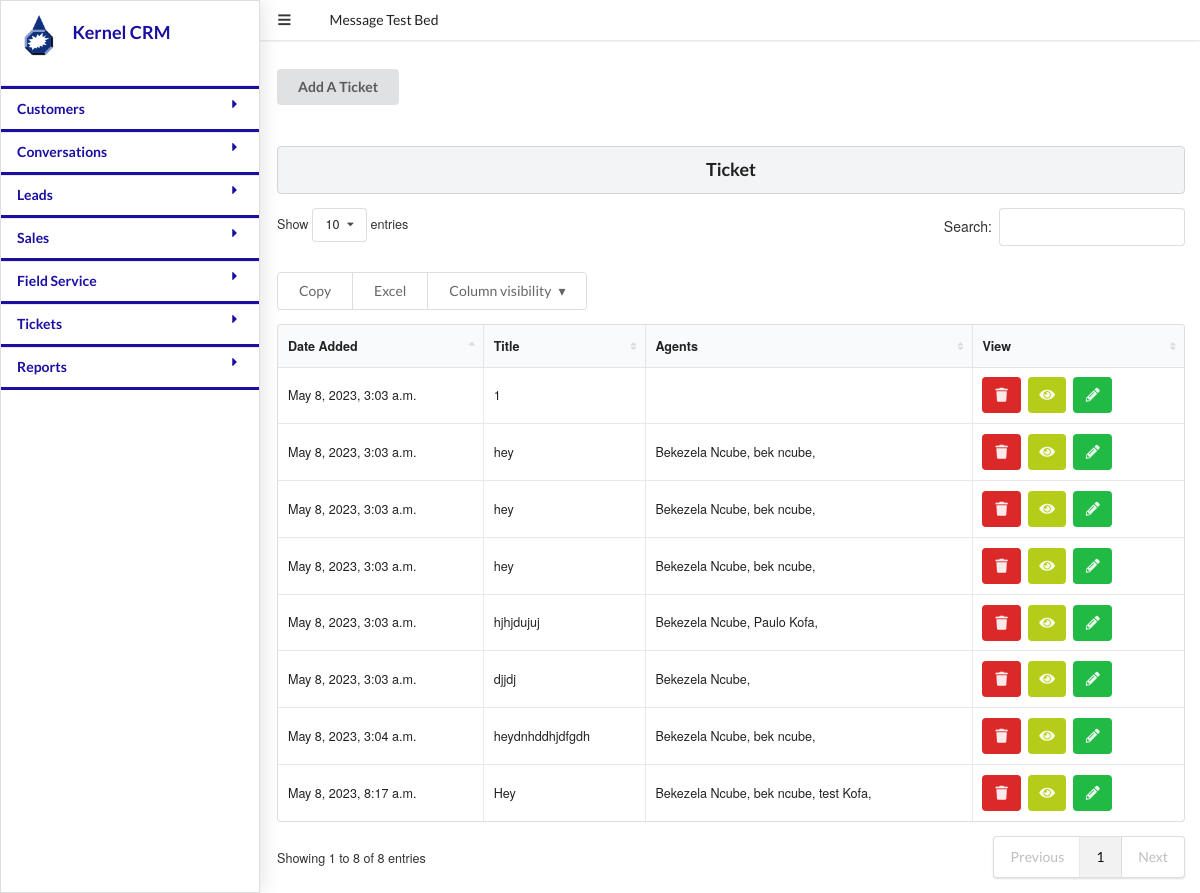
The page /tickets/all/ on the database its author committed.
### crmapp/models.py (models this page shows, shortened)
class Ticket(models.Model):
	date_added = models.DateTimeField(auto_now=True)
	tittle = models.CharField(max_length=20)
	agents = models.ManyToManyField(Agent)
	status =models.CharField(choices=ticket_status,max_length=20)
	department = models.ManyToManyField(Department)

class Persona(models.Model):
	first_name = models.CharField(max_length=200)
	last_name = models.CharField(max_length=200)
	email = models.CharField(max_length=200)
	phone = models.CharField(max_length=200)
	date_added = models.DateTimeField(auto_now=True)
	def __str__(self):
			return self.first_name +" "+ self.last_name

class Agent(Persona):
	user = models.ForeignKey(User , on_delete = models.CASCADE)
	staff_roles = models.CharField(choices = staff_roles,max_length=100)
	department = models.ForeignKey(Department, on_delete=models.PROTECT)

class Persona(models.Model):
	first_name = models.CharField(max_length=200)
	last_name = models.CharField(max_length=200)
	email = models.CharField(max_length=200)
	phone = models.CharField(max_length=200)
	date_added = models.DateTimeField(auto_now=True)
	def __str__(self):
			return self.first_name +" "+ self.last_name

### crmapp/views.py (the view)
# urls.py: path('tickets/<str:slug>/' ,views.Tickethandler,name='ticket_list'),
def Tickethandler(request,slug):
	template=loader.get_template('crmapp/ticket_list.html')
	if slug == "all":
		ticket_list=Ticket.objects.all()
	else:
		ticket_list = Ticket.objects.filter(status=slug)
	context = {'ticket_list':ticket_list}
	return HttpResponse(template.render(context,request))

### crmapp/templates/crmapp/ticket_list.html (shortened to what this page needs)
{% extends "base.html" %}
{% block content %}
{% include "crmapp/datatables.html" %}
{% load static %}
<a class="ui button " id="" href="{% url 'ticket_create'%}" >Add A Ticket </a>
	<div class="container">
	<div class="ui hidden divider"></div>
        <h3 class="ui block header  center aligned  ">
 <div class="eight wide column">Ticket</div>
		  </h3>
		<section>
			<table id="example" class="ui celled table" style="width:100%">
				<thead>
					<tr>
						<th>Date Added</th>
						<th>Title</th>
						<th>Agents</th>
						<th>View</th>
					</tr>
				</thead>
				<tbody>
          {% if ticket_list %}
    {% for ticket in  ticket_list %}
					<tr>
						<td>{{ ticket.date_added}}</td>
						<td>{{ ticket.tittle }}</td>
						<td>
							{% for agent in  ticket.agents.all %}
                            {{agent}},
							{% endfor%}
						</td>
						<td >
<a class="ui red icon button" href="{% url 'ticket_delete' ticket.id %}">
  <i class="trash icon"></i>
</a>
<a class="ui olive icon button" href="{% url 'ticket_detail' ticket.id %}">
  <i class="eye icon"></i>
</a>
<a href="{% url 'ticket_update' ticket.id %}" class="ui green icon button"><i class="pencil alternate icon"></i></a></td>
					</tr>
    {% endfor %}
{% else %}
    <p>Empty</p>
{% endif %}
			</table>
    </section>
</div>
{% endblock %}

### crmapp/static/crmapp/reportMedia/css/dataTables.semanticui.css (style rules this page uses)
table.dataTable.table { margin: 0; }
table.dataTable.table thead th, table.dataTable.table thead td { position: relative; }
table.dataTable.table thead th.sorting, table.dataTable.table thead th.sorting_asc, table.dataTable.table thead th.sorting_desc, table.dataTable.table thead td.sorting, table.dataTable.table thead td.sorting_asc, table.dataTable.table thead td.sorting_desc { padding-right: 20px; }
table.dataTable.table thead th.sorting:after, table.dataTable.table thead th.sorting_asc:after, table.dataTable.table thead th.sorting_desc:after, table.dataTable.table thead td.sorting:after, table.dataTable.table thead td.sorting_asc:after, table.dataTable.table thead td.sorting_desc:after { position: absolute; top: 12px; right: 8px; display: block; font-family: Icons; }
table.dataTable.table thead th.sorting:after, table.dataTable.table thead td.sorting:after { content: "\f0dc"; color: #ddd; font-size: 0.8em; }
table.dataTable.table thead th.sorting_asc:after, table.dataTable.table thead td.sorting_asc:after { content: "\f0de"; }
table.dataTable.table td, table.dataTable.table th { -webkit-box-sizing: content-box; box-sizing: content-box; }

### crmapp/static/crmapp/reportMedia/css/demo.css (style rules this page uses)
body { font: 90%/1.45em "Helvetica Neue", HelveticaNeue, Arial, Helvetica, sans-serif; margin: 0; padding: 0; color: #333; background-color: #fff; }
div.container { max-width: 980px; margin: 0 auto; }
a { cursor: pointer; color: #3174c7; text-decoration: none; }

### rows shown on the page
Ticket: date_added "May 8, 2023, 3:03 a.m.", tittle "1"
Ticket: date_added "May 8, 2023, 8:17 a.m.", tittle "Hey"
Agent: last_name "Bekezela Ncube"
Agent: last_name "bek ncube"
Agent: last_name "test Kofa"
Ticket: date_added "May 8, 2023, 3:03 a.m.", tittle "hey"
Ticket: date_added "May 8, 2023, 3:03 a.m.", tittle "hey"
Ticket: date_added "May 8, 2023, 3:03 a.m.", tittle "hey"
Ticket: date_added "May 8, 2023, 3:03 a.m.", tittle "hjhjdujuj"
Agent: last_name "Paulo Kofa"
Ticket: date_added "May 8, 2023, 3:03 a.m.", tittle "djjdj"
Ticket: date_added "May 8, 2023, 3:04 a.m.", tittle "heydnhddhjdfgdh"
